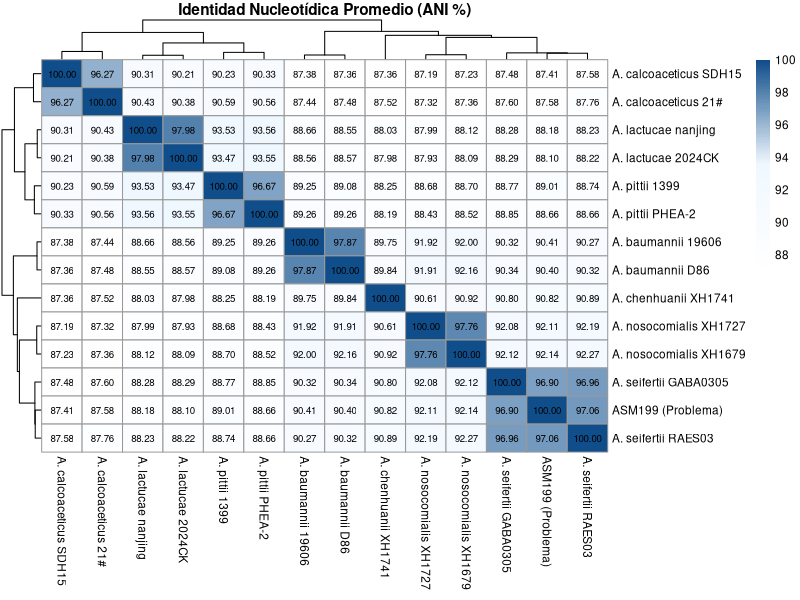
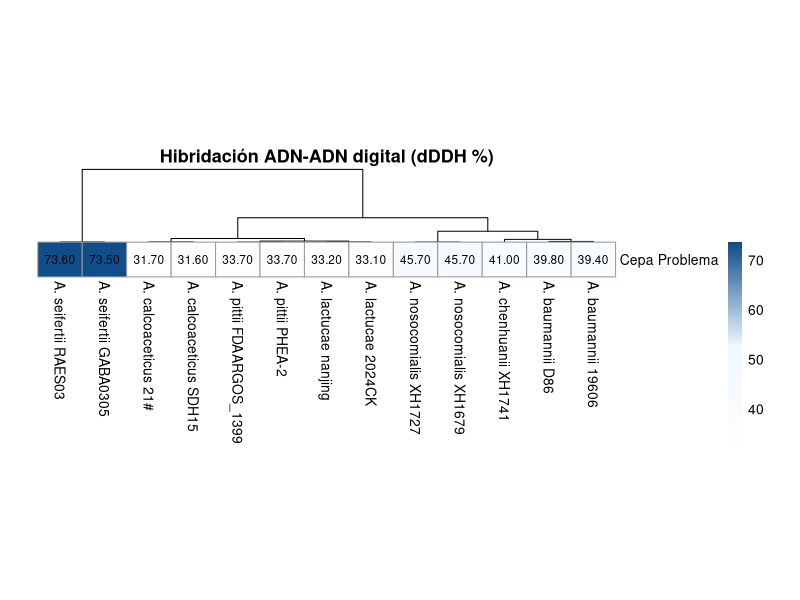
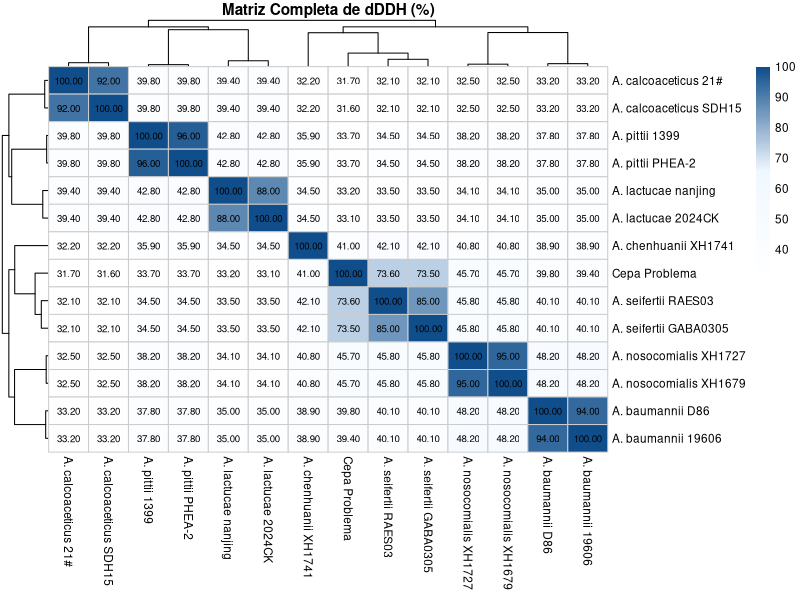

The R script that drew these images, in order:
# 1. Cargar la librería necesaria
if (!require("pheatmap")) install.packages("pheatmap")
library(pheatmap)

## ANIb - Datos FastANI 

# 2. Cepas
cepas <- c("A. lactucae nanjing", 
           "A. calcoaceticus SDH15", 
           "A. pittii 1399", 
           "A. baumannii 19606", 
           "A. baumannii D86", 
           "A. lactucae 2024CK", 
           "A. seifertii GABA0305", 
           "A. pittii PHEA-2", 
           "ASM199 (Problema)", 
           "A. nosocomialis XH1727", 
           "A. chenhuanii XH1741", 
           "A. nosocomialis XH1679", 
           "A. seifertii RAES03", 
           "A. calcoaceticus 21#")

# 3. Matriz 
# Valores redondeados a 2 decimales 
datos_ani <- matrix(c(
  100.00, 90.31, 93.53, 88.66, 88.55, 97.98, 88.28, 93.56, 88.18, 87.99, 88.03, 88.12, 88.23, 90.43,
  90.31, 100.00, 90.23, 87.38, 87.36, 90.21, 87.48, 90.33, 87.41, 87.19, 87.36, 87.23, 87.58, 96.27,
  93.53, 90.23, 100.00, 89.25, 89.08, 93.47, 88.77, 96.67, 89.01, 88.68, 88.25, 88.70, 88.74, 90.59,
  88.66, 87.38, 89.25, 100.00, 97.87, 88.56, 90.32, 89.26, 90.41, 91.92, 89.75, 92.00, 90.27, 87.44,
  88.55, 87.36, 89.08, 97.87, 100.00, 88.57, 90.34, 89.26, 90.40, 91.91, 89.84, 92.16, 90.32, 87.48,
  97.98, 90.21, 93.47, 88.56, 88.57, 100.00, 88.29, 93.55, 88.10, 87.93, 87.98, 88.09, 88.22, 90.38,
  88.28, 87.48, 88.77, 90.32, 90.34, 88.29, 100.00, 88.85, 96.90, 92.08, 90.80, 92.12, 96.96, 87.60,
  93.56, 90.33, 96.67, 89.26, 89.26, 93.55, 88.85, 100.00, 88.66, 88.43, 88.19, 88.52, 88.66, 90.56,
  88.18, 87.41, 89.01, 90.41, 90.40, 88.10, 96.90, 88.66, 100.00, 92.11, 90.82, 92.14, 97.06, 87.58,
  87.99, 87.19, 88.68, 91.92, 91.91, 87.93, 92.08, 88.43, 92.11, 100.00, 90.61, 97.76, 92.19, 87.32,
  88.03, 87.36, 88.25, 89.75, 89.84, 87.98, 90.80, 88.19, 90.82, 90.61, 100.00, 90.92, 90.89, 87.52,
  88.12, 87.23, 88.70, 92.00, 92.16, 88.09, 92.12, 88.52, 92.14, 97.76, 90.92, 100.00, 92.27, 87.36,
  88.23, 87.58, 88.74, 90.27, 90.32, 88.22, 96.96, 88.66, 97.06, 92.19, 90.89, 92.27, 100.00, 87.76,
  90.43, 96.27, 90.59, 87.44, 87.48, 90.38, 87.60, 90.56, 87.58, 87.32, 87.52, 87.36, 87.76, 100.00
), nrow = 14, byrow = TRUE)

rownames(datos_ani) <- cepas
colnames(datos_ani) <- cepas

# 4. Heatmap
pheatmap(datos_ani, 
         display_numbers = TRUE, 
         number_color = "black",
         fontsize_number = 7,
         main = "Identidad Nucleotídica Promedio (ANI %)",
         color = colorRampPalette(c("white", "aliceblue", "dodgerblue4"))(100),
         fontsize = 8.5,
         border_color = "grey60",  
         treeheight_row = 25, 
         treeheight_col = 25)


## dDDH - GGDC

# 2. Datos reporte GGDC (Fórmula 2)
cepas_solo <- c("A. seifertii RAES03", "A. seifertii GABA0305", "A. nosocomialis XH1727", 
                "A. nosocomialis XH1679", "A. chenhuanii XH1741", "A. baumannii D86", 
                "A. baumannii 19606", "A. pittii FDAARGOS_1399", "A. pittii PHEA-2", 
                "A. lactucae nanjing", "A. lactucae 2024CK", "A. calcoaceticus 21#", 
                "A. calcoaceticus SDH15")

# Valores dDDH 
valores_d4 <- c(73.6, 73.5, 45.7, 45.7, 41.0, 39.8, 39.4, 33.7, 33.7, 33.2, 33.1, 31.7, 31.6)

# 3. Crear matriz
matriz_individual <- matrix(valores_d4, nrow = 1)
colnames(matriz_individual) <- cepas_solo
rownames(matriz_individual) <- c("Cepa Problema")

# 4. Gráfico Individual
pheatmap(matriz_individual, 
         display_numbers = TRUE, 
         number_color = "black",
         fontsize_number = 8.5,
         main = "Hibridación ADN-ADN digital (dDDH %)",
         color = colorRampPalette(c("white", "aliceblue", "dodgerblue4"))(100),
         cluster_rows = FALSE, 
         cluster_cols = TRUE,
         cellwidth = 32, 
         cellheight = 25,
         fontsize = 10, 
         border_color = "grey60")


# Matriz
# 2. Cepas
cepas <- c("A. seifertii RAES03", "A. seifertii GABA0305", "A. nosocomialis XH1727", 
           "A. nosocomialis XH1679", "A. chenhuanii XH1741", "A. baumannii D86", 
           "A. baumannii 19606", "A. pittii 1399", "A. pittii PHEA-2", 
           "A. lactucae nanjing", "A. lactucae 2024CK", "A. calcoaceticus 21#", 
           "A. calcoaceticus SDH15", "Cepa Problema")

# 3. Crear matriz dDDH simétrica
datos_dddh <- matrix(c(
  100,  85.0, 45.8, 45.8, 42.1, 40.1, 40.1, 34.5, 34.5, 33.5, 33.5, 32.1, 32.1, 73.6,
  85.0, 100,  45.8, 45.8, 42.1, 40.1, 40.1, 34.5, 34.5, 33.5, 33.5, 32.1, 32.1, 73.5,
  45.8, 45.8, 100,  95.0, 40.8, 48.2, 48.2, 38.2, 38.2, 34.1, 34.1, 32.5, 32.5, 45.7,
  45.8, 45.8, 95.0, 100,  40.8, 48.2, 48.2, 38.2, 38.2, 34.1, 34.1, 32.5, 32.5, 45.7,
  42.1, 42.1, 40.8, 40.8, 100,  38.9, 38.9, 35.9, 35.9, 34.5, 34.5, 32.2, 32.2, 41.0,
  40.1, 40.1, 48.2, 48.2, 38.9, 100,  94.0, 37.8, 37.8, 35.0, 35.0, 33.2, 33.2, 39.8,
  40.1, 40.1, 48.2, 48.2, 38.9, 94.0, 100,  37.8, 37.8, 35.0, 35.0, 33.2, 33.2, 39.4,
  34.5, 34.5, 38.2, 38.2, 35.9, 37.8, 37.8, 100,  96.0, 42.8, 42.8, 39.8, 39.8, 33.7,
  34.5, 34.5, 38.2, 38.2, 35.9, 37.8, 37.8, 96.0, 100,  42.8, 42.8, 39.8, 39.8, 33.7,
  33.5, 33.5, 34.1, 34.1, 34.5, 35.0, 35.0, 42.8, 42.8, 100,  88.0, 39.4, 39.4, 33.2,
  33.5, 33.5, 34.1, 34.1, 34.5, 35.0, 35.0, 42.8, 42.8, 88.0, 100,  39.4, 39.4, 33.1,
  32.1, 32.1, 32.5, 32.5, 32.2, 33.2, 33.2, 39.8, 39.8, 39.4, 39.4, 100,  92.0, 31.7,
  32.1, 32.1, 32.5, 32.5, 32.2, 33.2, 33.2, 39.8, 39.8, 39.4, 39.4, 92.0, 100,  31.6,
  73.6, 73.5, 45.7, 45.7, 41.0, 39.8, 39.4, 33.7, 33.7, 33.2, 33.1, 31.7, 31.6, 100
), nrow = 14, byrow = TRUE)

rownames(datos_dddh) <- cepas
colnames(datos_dddh) <- cepas

# 3. Generar Heatmap
pheatmap(datos_dddh, 
         display_numbers = TRUE, 
         number_color = "black",
         fontsize_number = 7,
         main = "Matriz Completa de dDDH (%)",
         color = colorRampPalette(c("white", "aliceblue", "dodgerblue4"))(100),
         fontsize = 8.5,
         treeheight_row = 30, 
         treeheight_col = 30,
         border_color = "grey80")
